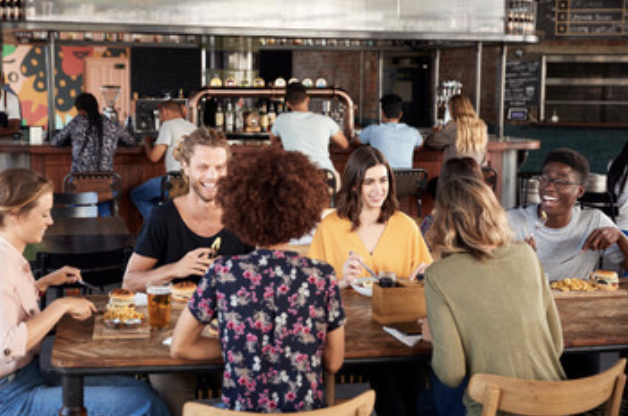
#> input picture test.png, 628 x 416 px
$ python PeopleCounter.py
#> lines starting #> are read from the running program, lines starting #| are printed output that depends on the picture; after the words box and inside, x2 and y2 are one past the last pixel; in counts of white or black regions, pixels touching at a corner belong together
from imutils.object_detection import non_max_suppression
import numpy as np
import imutils
import cv2
import argparse

hog = cv2.HOGDescriptor()
hog.setSVMDetector(cv2.HOGDescriptor_getDefaultPeopleDetector())

def detector(image):
    clone = image.copy()

    (rects, weights) = hog.detectMultiScale(image, winStride=(1, 1), padding=(60, 60), scale=1.05)

    # draw the original bounding boxes
    for (x, y, w, h) in rects:
        cv2.rectangle(clone, (x, y), (x + w, y + h), (0, 0, 255), 2)

    # apply non-maxima suppression to the bounding boxes using a
	# fairly large overlap threshold to try to maintain overlapping
	# boxes that are still people
    rects = np.array([[x, y, x + w, y + h] for (x, y, w, h) in rects])
    result = non_max_suppression(rects, probs=None, overlapThresh=0.65)

    return result

def argsParser():
    ap = argparse.ArgumentParser()
    ap.add_argument("-i", "--image", default=None, help="path to images directory")
    # args = vars(ap.parse_args())
    args = {'image': 'test.png'}

    return args


def localDetect(image_path):
    result = []
    image = cv2.imread(image_path)
    image = imutils.resize(image, width=min(400, image.shape[1]))
    clone = image.copy()
    if len(image) <= 0:
        print("[ERROR] could not read your local image")
        return result
    print("[INFO] Detecting people")
    result = detector(image)

    # shows the result
    index = 1
    for (xA, yA, xB, yB) in result:
        cv2.rectangle(image, (xA, yA), (xB, yB), (0, 255, 0), 2)
        cv2.putText(image, "{}".format(index), (xA + 5, yA + 15), cv2.FONT_HERSHEY_SIMPLEX, 0.5, (0, 255, 0), 2)
        index += 1

    # cv2.imshow("result", image)
    print("Counting people: {}".format(index))
    cv2.waitKey(0)
    cv2.destroyAllWindows()

    cv2.imwrite("result.png", np.hstack((clone, image)))
    # return (result, image)
    return "Counting people: {}".format(index)

def detectPeople(args):
    image_path = args["image"]
    if image_path != None:
        print("[INFO] Image path provided, attempting to read image")
        # (result, image) = localDetect(image_path)
        return localDetect(image_path)
#> in localDetect, image is the input picture: shape (416, 628, 3); mean B, G, R 85.5, 94.9, 113.2
#> in localDetect, `image = imutils.resize(image, width=min(400, image.shape[1]))`:
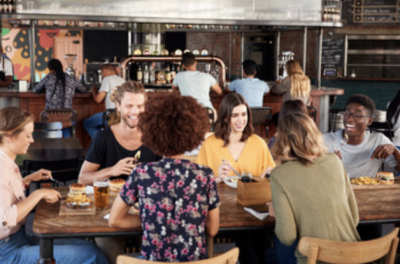
#> image: shape (264, 400, 3); mean B, G, R 85.5, 94.9, 113.2
#> in detector, `(rects, weights) = hog.detectMultiScale(image, winStride=(1, 1), paddi..`: rects = [[259, 41, 72, 144], [0, 76, 53, 143], [207, 38, 86, 171], [305, 66, 95, 198], [242, 85, 94, 179], [392, 69, 8, 195]]; weights = [0.477, 0.148, 0.138, 0.588, 0.204, 0.369]
#> the loop in detector, `for (x, y, w, h) in rects:` made 6 passes
#> after the loop in detector, `for (x, y, w, h) in rects:`:
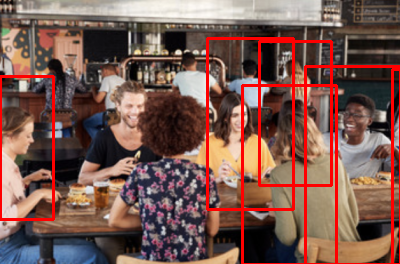
#> clone: shape (264, 400, 3); 6.58% of pixels changed, all inside (x1, y1, x2, y2) = (0, 37, 400, 264)
#> in detector, `rects = np.array([[x, y, x + w, y + h] for (x, y, w, h) in rects])`: rects = [[259, 41, 331, 185], [0, 76, 53, 219], [207, 38, 293, 209], [305, 66, 400, 264], [242, 85, 336, 264], [392, 69, 400, 264]]
#> in detector, `result = non_max_suppression(rects, probs=None, overlapThresh=0.65)`: result = [[392, 69, 400, 264], [242, 85, 336, 264], [305, 66, 400, 264], [0, 76, 53, 219], [207, 38, 293, 209]]
#> the loop in localDetect, `for (xA, yA, xB, yB) in result:` made 5 passes
#> after the loop in localDetect, `for (xA, yA, xB, yB) in result:`:
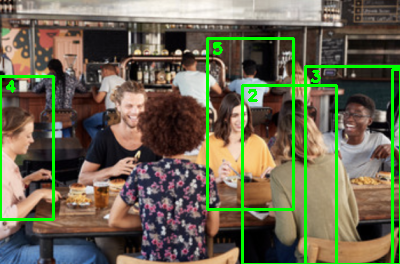
#> image: shape (264, 400, 3); 5.7% of pixels changed, all inside (x1, y1, x2, y2) = (0, 37, 400, 264)
#> after the loop in localDetect, `for (xA, yA, xB, yB) in result:`: index = 6
#| Counting people: 6
#> in localDetect, `cv2.imwrite("result.png", np.hstack((clone, image)))`:
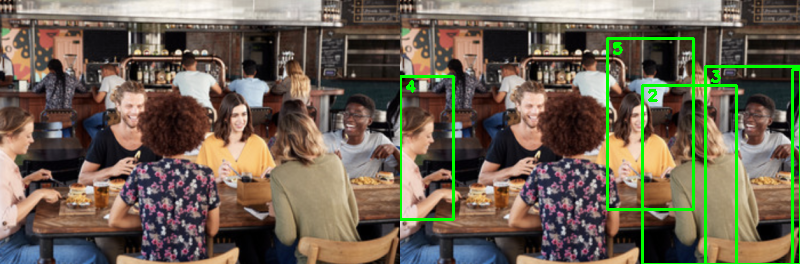
#> saved as result.png: shape (264, 800, 3); mean B, G, R 83, 99.3, 109.9

def main():
    args = argsParser()
    # detectPeople(args)
    return detectPeople(args)

if __name__ == '__main__':
    main()
